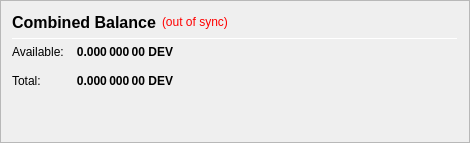
                   <widget class="QFrame" name="frame_CombinedBalances">
                    <property name="minimumSize">
                     <size>
                      <width>470</width>
                      <height>0</height>
                     </size>
                    </property>
                    <property name="frameShape">
                     <enum>QFrame::StyledPanel</enum>
                    </property>
                    <property name="frameShadow">
                     <enum>QFrame::Raised</enum>
                    </property>
                    <layout class="QVBoxLayout" name="verticalLayout_5">
                     <item>
                      <layout class="QHBoxLayout" name="horizontalLayout_5" stretch="0,0,0">
                       <item>
                        <widget class="QLabel" name="label_5z">
                         <property name="minimumSize">
                          <size>
                           <width>0</width>
                           <height>20</height>
                          </size>
                         </property>
                         <property name="font">
                          <font>
                           <pointsize>12</pointsize>
                           <weight>75</weight>
                           <bold>true</bold>
                          </font>
                         </property>
                         <property name="toolTip">
                          <string>Combined Balance (including unconfirmed and immature coins)</string>
                         </property>
                         <property name="text">
                          <string>Combined Balance</string>
                         </property>
                        </widget>
                       </item>
                       <item>
                        <widget class="QLabel" name="labelWalletStatus">
                         <property name="cursor">
                          <cursorShape>WhatsThisCursor</cursorShape>
                         </property>
                         <property name="toolTip">
                          <string>The displayed information may be out of date. Your wallet automatically synchronizes with the Astron network after a connection is established, but this process has not completed yet.</string>
                         </property>
                         <property name="styleSheet">
                          <string notr="true">QLabel { color: red; }</string>
                         </property>
                         <property name="text">
                          <string notr="true">(out of sync)</string>
                         </property>
                         <property name="alignment">
                          <set>Qt::AlignLeading|Qt::AlignLeft|Qt::AlignVCenter</set>
                         </property>
                        </widget>
                       </item>
                       <item>
                        <spacer name="horizontalSpacer_1">
                         <property name="orientation">
                          <enum>Qt::Horizontal</enum>
                         </property>
                         <property name="sizeHint" stdset="0">
                          <size>
                           <width>40</width>
                           <height>20</height>
                          </size>
                         </property>
                        </spacer>
                       </item>
                      </layout>
                     </item>
                     <item>
                      <widget class="Line" name="line_CombinedBalance">
                       <property name="minimumSize">
                        <size>
                         <width>0</width>
                         <height>1</height>
                        </size>
                       </property>
                       <property name="maximumSize">
                        <size>
                         <width>16777215</width>
                         <height>1</height>
                        </size>
                       </property>
                       <property name="orientation">
                        <enum>Qt::Horizontal</enum>
                       </property>
                      </widget>
                     </item>
                     <item>
                      <layout class="QGridLayout" name="gridLayout_3">
                       <property name="spacing">
                        <number>12</number>
                       </property>
                       <item row="1" column="0">
                        <widget class="QLabel" name="labelBalanceTextz">
                         <property name="text">
                          <string>Available:</string>
                         </property>
                        </widget>
                       </item>
                       <item row="1" column="1">
                        <widget class="QLabel" name="labelBalancez">
                         <property name="font">
                          <font>
                           <weight>75</weight>
                           <bold>true</bold>
                          </font>
                         </property>
                         <property name="cursor">
                          <cursorShape>IBeamCursor</cursorShape>
                         </property>
                         <property name="toolTip">
                          <string>Your current spendable balance</string>
                         </property>
                         <property name="text">
                          <string notr="true">0.000 000 00 DEV</string>
                         </property>
                         <property name="alignment">
                          <set>Qt::AlignRight|Qt::AlignTrailing|Qt::AlignVCenter</set>
                         </property>
                         <property name="textInteractionFlags">
                          <set>Qt::LinksAccessibleByMouse|Qt::TextSelectableByKeyboard|Qt::TextSelectableByMouse</set>
                         </property>
                        </widget>
                       </item>
                       <item row="2" column="0">
                        <widget class="QLabel" name="labelTotalTextz">
                         <property name="text">
                          <string>Total:</string>
                         </property>
                        </widget>
                       </item>
                       <item row="2" column="1">
                        <widget class="QLabel" name="labelTotalz">
                         <property name="font">
                          <font>
                           <weight>75</weight>
                           <bold>true</bold>
                          </font>
                         </property>
                         <property name="cursor">
                          <cursorShape>IBeamCursor</cursorShape>
                         </property>
                         <property name="toolTip">
                          <string>Total Balance, including all unavailable coins.</string>
                         </property>
                         <property name="text">
                          <string notr="true">0.000 000 00 DEV</string>
                         </property>
                         <property name="alignment">
                          <set>Qt::AlignRight|Qt::AlignTrailing|Qt::AlignVCenter</set>
                         </property>
                         <property name="textInteractionFlags">
                          <set>Qt::LinksAccessibleByMouse|Qt::TextSelectableByKeyboard|Qt::TextSelectableByMouse</set>
                         </property>
                        </widget>
                       </item>
                       <item row="2" column="3">
                        <spacer name="horizontalSpacer_2">
                         <property name="orientation">
                          <enum>Qt::Horizontal</enum>
                         </property>
                         <property name="sizeHint" stdset="0">
                          <size>
                           <width>40</width>
                           <height>20</height>
                          </size>
                         </property>
                        </spacer>
                       </item>
                      </layout>
                     </item>
                     <item>
                      <spacer name="verticalSpacer_1">
                       <property name="orientation">
                        <enum>Qt::Vertical</enum>
                       </property>
                       <property name="sizeHint" stdset="0">
                        <size>
                         <width>20</width>
                         <height>40</height>
                        </size>
                       </property>
                      </spacer>
                     </item>
                    </layout>
                   </widget>
